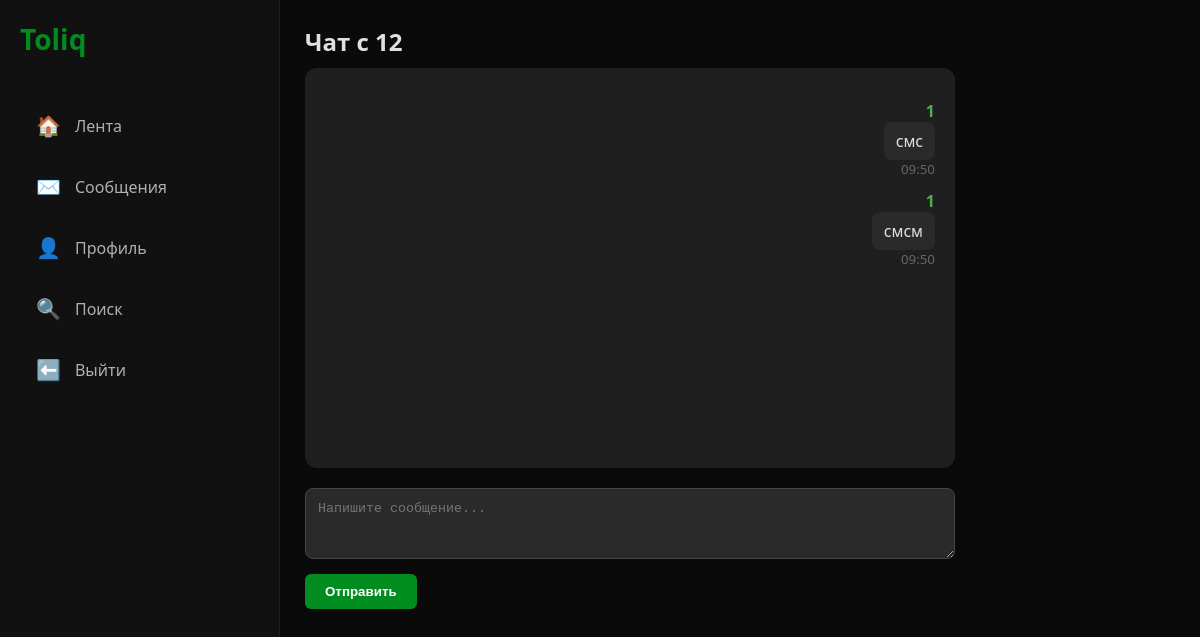
The page /chat/4/ (signed in) on the database as committed earlier.
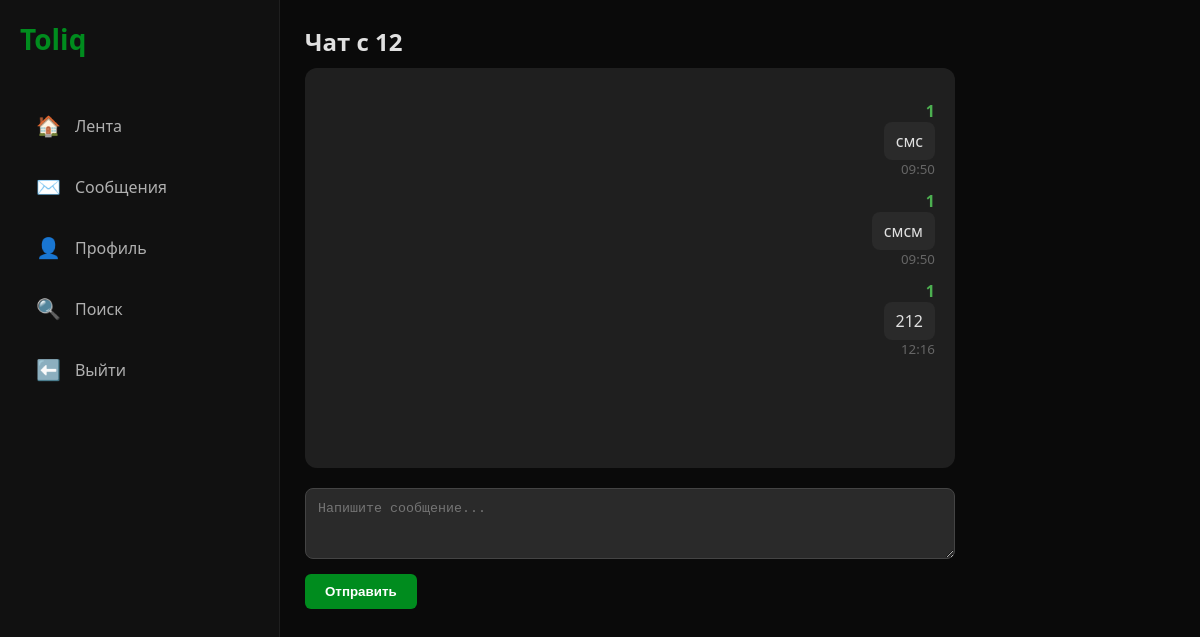
The same page on the database as committed later.
### core/models.py (models this page shows, shortened)
class Message(models.Model):
    message_id = models.AutoField(primary_key=True)
    sender = models.ForeignKey(User, on_delete=models.CASCADE, related_name='sent_messages')
    receiver = models.ForeignKey(User, on_delete=models.CASCADE, related_name='received_messages')
    text = models.TextField(max_length=3000)
    created_at = models.DateTimeField(auto_now_add=True)
    class Meta:
        db_table = 'Messages'
        ordering = ['created_at']

class User(AbstractUser):
    created_at = models.DateTimeField(auto_now_add=True)
    avatar = models.ImageField(upload_to='avatars/', blank=True, null=True)
    class Meta:
        db_table = 'Users'

### core/views.py (the view)
# urls.py: path('chat/<int:user_id>/', views.chat, name='chat'),
@login_required
def chat(request, user_id):
    other_user = get_object_or_404(User, id=user_id)
    messages_qs = Message.objects.filter(
        Q(sender=request.user, receiver=other_user) |
        Q(sender=other_user, receiver=request.user)
    ).order_by('created_at')
    if request.method == 'POST':
        form = MessageForm(request.POST)
        if form.is_valid():
            msg = form.save(commit=False)
            msg.sender = request.user
            msg.receiver = other_user
            msg.save()
            return redirect('chat', user_id=user_id)
    else:
        form = MessageForm()
    return render(request, 'chat.html', {
        'other_user': other_user,
        'messages': messages_qs,
        'form': form
    })

### core/forms.py
class MessageForm(forms.ModelForm):
    class Meta:
        model = Message
        fields = ['text']
        widgets = {
            'text': forms.Textarea(attrs={
                'rows': 3,
                'placeholder': 'Напишите сообщение...',
                'style': 'width: 100%; background: #2a2a2a; color: #e0e0e0; border: 1px solid #444; border-radius: 8px; padding: 12px;'
            }),
        }

### templates/chat.html (shortened to what this page needs)
{% extends 'base.html' %}
{% block content %}
    <h2 style="margin-bottom:10px">Чат с {{ other_user.username }}</h2>
    <div style="background: #1f1f1f; padding: 20px; border-radius: 12px; min-height: 400px; margin-bottom: 20px; overflow-y: auto;" id="chat-box">
        {% for msg in messages %}
            <div style="margin: 12px 0; {% if msg.sender == request.user %}text-align: right;{% endif %}">
                <strong style="color: {% if msg.sender == request.user %}#4CAF50{% else %}#888{% endif %};">
                    {{ msg.sender.username }}
                </strong><br>
                <span style="background: #2a2a2a; padding: 8px 12px; border-radius: 8px; display: inline-block; max-width: 70%;">
                    {{ msg.text }}
                </span>
                <small style="color: #666; display: block;">{{ msg.created_at|date:"H:i" }}</small>
            </div>
        {% endfor %}
    </div>
    <form method="post">
        {{ form.text }}
        <button type="submit" class="btn-green" style="margin-top: 10px;">Отправить</button>
    </form>
{% endblock %}

Rows that differ between the two databases and show on the page:
added Message: sender.username "1", text "212", created_at "12:16"
